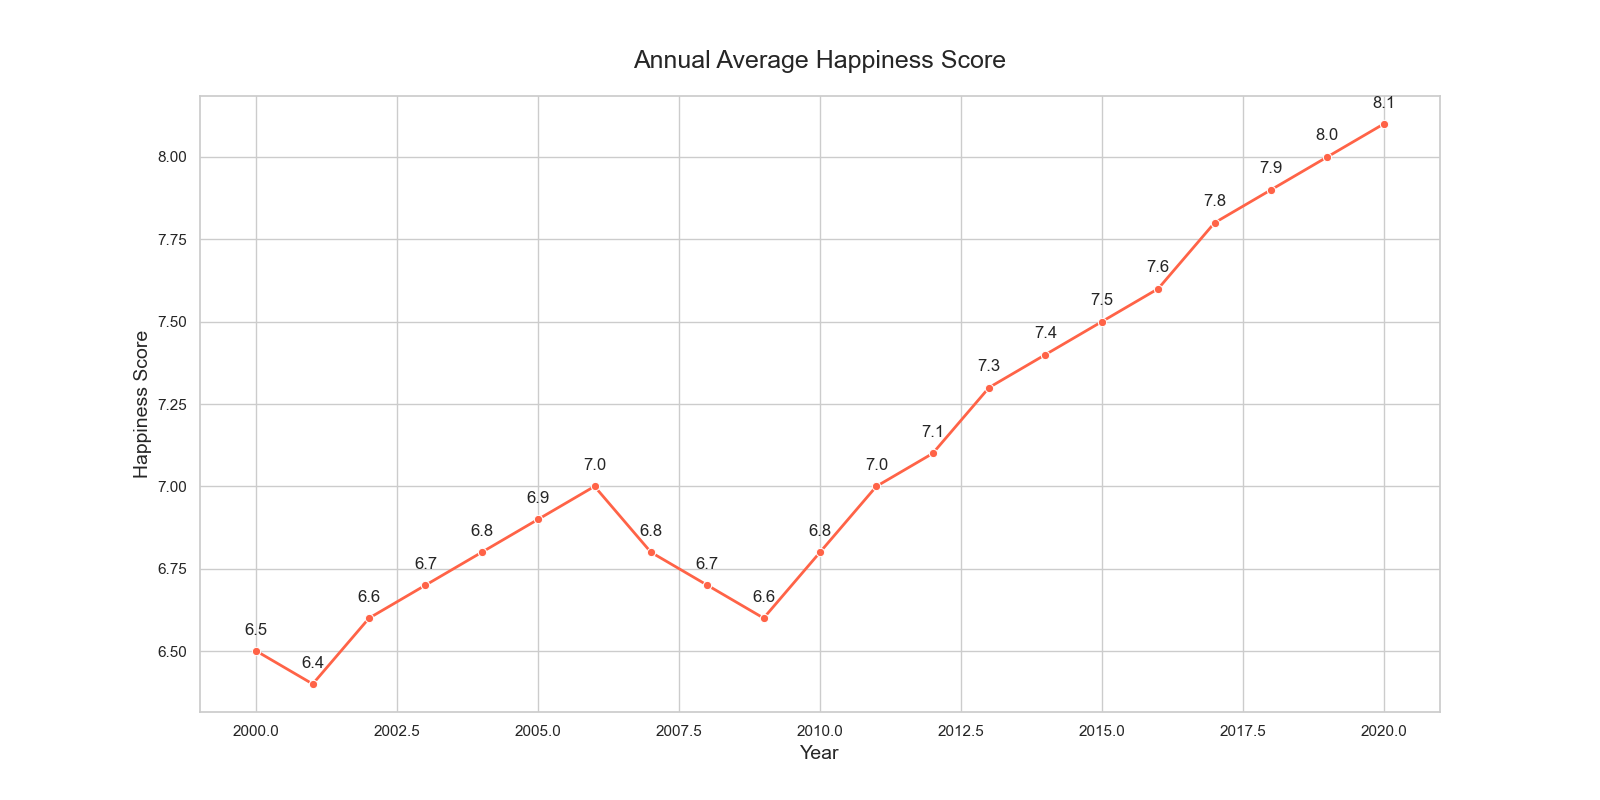

Here is the Python script that generated this plot:

import seaborn as sns
import pandas as pd
import matplotlib.pyplot as plt

data = {
    'Year': list(range(2000, 2021)),
    'Happiness Score': [
        6.5, 6.4, 6.6, 6.7, 6.8, 6.9, 7.0,
        6.8, 6.7, 6.6, 6.8, 7.0, 7.1, 7.3,
        7.4, 7.5, 7.6, 7.8, 7.9, 8.0, 8.1
    ]
}

df = pd.DataFrame(data)

plt.figure(figsize=(16, 8))

line_chart = sns.lineplot(data=df, x='Year', y='Happiness Score', marker='o', color='#FF6347', linewidth=2)

for i in range(df.shape[0]):
    plt.text(x=df['Year'][i], y=df['Happiness Score'][i] + 0.05, s=f"{df['Happiness Score'][i]}", ha='center')

plt.title('Annual Average Happiness Score', fontsize=18, pad=20)
plt.xlabel('Year', fontsize=14)
plt.ylabel('Happiness Score', fontsize=14)

plt.show()
